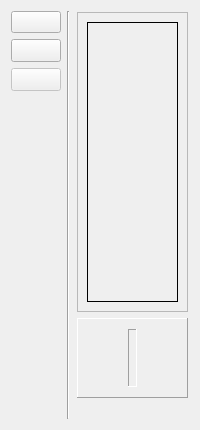
            <widget class="QWidget" name="Dashboard">
             <layout class="QHBoxLayout" name="horizontalLayout_7">
              <item>
               <widget class="QFrame" name="frame_7">
                <property name="maximumSize">
                 <size>
                  <width>50</width>
                  <height>16777215</height>
                 </size>
                </property>
                <property name="frameShape">
                 <enum>QFrame::NoFrame</enum>
                </property>
                <property name="frameShadow">
                 <enum>QFrame::Plain</enum>
                </property>
                <layout class="QVBoxLayout" name="verticalLayout_7">
                 <property name="leftMargin">
                  <number>0</number>
                 </property>
                 <property name="topMargin">
                  <number>0</number>
                 </property>
                 <property name="rightMargin">
                  <number>0</number>
                 </property>
                 <property name="bottomMargin">
                  <number>0</number>
                 </property>
                 <item>
                  <widget class="QPushButton" name="camera_live_btn">
                   <property name="minimumSize">
                    <size>
                     <width>0</width>
                     <height>22</height>
                    </size>
                   </property>
                   <property name="cursor">
                    <cursorShape>PointingHandCursor</cursorShape>
                   </property>
                   <property name="text">
                    <string/>
                   </property>
                   <property name="icon">
                    <iconset>
                     <normaloff>icons/camera_disconnected.png</normaloff>icons/camera_disconnected.png</iconset>
                   </property>
                   <property name="iconSize">
                    <size>
                     <width>47</width>
                     <height>16</height>
                    </size>
                   </property>
                  </widget>
                 </item>
                 <item>
                  <widget class="QPushButton" name="BTN_scane_start">
                   <property name="enabled">
                    <bool>true</bool>
                   </property>
                   <property name="minimumSize">
                    <size>
                     <width>0</width>
                     <height>0</height>
                    </size>
                   </property>
                   <property name="maximumSize">
                    <size>
                     <width>16777215</width>
                     <height>16777215</height>
                    </size>
                   </property>
                   <property name="font">
                    <font>
                     <pointsize>10</pointsize>
                     <weight>75</weight>
                     <bold>true</bold>
                    </font>
                   </property>
                   <property name="cursor">
                    <cursorShape>PointingHandCursor</cursorShape>
                   </property>
                   <property name="toolTip">
                    <string>&lt;html&gt;&lt;head/&gt;&lt;body&gt;&lt;p&gt;&lt;span style=&quot; font-size:8pt; font-weight:400;&quot;&gt;Open Cameras&lt;/span&gt;&lt;/p&gt;&lt;/body&gt;&lt;/html&gt;</string>
                   </property>
                   <property name="styleSheet">
                    <string notr="true"/>
                   </property>
                   <property name="text">
                    <string/>
                   </property>
                   <property name="icon">
                    <iconset>
                     <normaloff>images_icon/qr-code-scan.png</normaloff>images_icon/qr-code-scan.png</iconset>
                   </property>
                   <property name="iconSize">
                    <size>
                     <width>30</width>
                     <height>35</height>
                    </size>
                   </property>
                  </widget>
                 </item>
                 <item>
                  <widget class="QPushButton" name="BTN_scan_stop">
                   <property name="enabled">
                    <bool>false</bool>
                   </property>
                   <property name="minimumSize">
                    <size>
                     <width>0</width>
                     <height>0</height>
                    </size>
                   </property>
                   <property name="maximumSize">
                    <size>
                     <width>16777215</width>
                     <height>16777215</height>
                    </size>
                   </property>
                   <property name="font">
                    <font>
                     <pointsize>10</pointsize>
                     <weight>75</weight>
                     <bold>true</bold>
                    </font>
                   </property>
                   <property name="cursor">
                    <cursorShape>PointingHandCursor</cursorShape>
                   </property>
                   <property name="toolTip">
                    <string>&lt;html&gt;&lt;head/&gt;&lt;body&gt;&lt;p&gt;&lt;span style=&quot; font-size:8pt; font-weight:400;&quot;&gt;Open Cameras&lt;/span&gt;&lt;/p&gt;&lt;/body&gt;&lt;/html&gt;</string>
                   </property>
                   <property name="styleSheet">
                    <string notr="true"/>
                   </property>
                   <property name="text">
                    <string/>
                   </property>
                   <property name="icon">
                    <iconset>
                     <normaloff>icons/stop-button.png</normaloff>icons/stop-button.png</iconset>
                   </property>
                   <property name="iconSize">
                    <size>
                     <width>30</width>
                     <height>35</height>
                    </size>
                   </property>
                  </widget>
                 </item>
                 <item>
                  <spacer name="verticalSpacer">
                   <property name="orientation">
                    <enum>Qt::Vertical</enum>
                   </property>
                   <property name="sizeHint" stdset="0">
                    <size>
                     <width>20</width>
                     <height>40</height>
                    </size>
                   </property>
                  </spacer>
                 </item>
                </layout>
               </widget>
              </item>
              <item>
               <widget class="Line" name="line_2">
                <property name="orientation">
                 <enum>Qt::Vertical</enum>
                </property>
               </widget>
              </item>
              <item>
               <widget class="QFrame" name="frame_6">
                <property name="frameShape">
                 <enum>QFrame::NoFrame</enum>
                </property>
                <property name="frameShadow">
                 <enum>QFrame::Plain</enum>
                </property>
                <layout class="QVBoxLayout" name="verticalLayout_9">
                 <property name="leftMargin">
                  <number>1</number>
                 </property>
                 <property name="topMargin">
                  <number>1</number>
                 </property>
                 <property name="rightMargin">
                  <number>1</number>
                 </property>
                 <property name="bottomMargin">
                  <number>21</number>
                 </property>
                 <item>
                  <widget class="QFrame" name="frame_21">
                   <property name="minimumSize">
                    <size>
                     <width>0</width>
                     <height>300</height>
                    </size>
                   </property>
                   <property name="frameShape">
                    <enum>QFrame::StyledPanel</enum>
                   </property>
                   <property name="frameShadow">
                    <enum>QFrame::Raised</enum>
                   </property>
                   <layout class="QHBoxLayout" name="horizontalLayout_27">
                    <item>
                     <widget class="QLabel" name="LBL_live_camera">
                      <property name="frameShape">
                       <enum>QFrame::Box</enum>
                      </property>
                      <property name="text">
                       <string/>
                      </property>
                      <property name="scaledContents">
                       <bool>true</bool>
                      </property>
                     </widget>
                    </item>
                   </layout>
                  </widget>
                 </item>
                 <item>
                  <widget class="QFrame" name="frame_80">
                   <property name="minimumSize">
                    <size>
                     <width>0</width>
                     <height>80</height>
                    </size>
                   </property>
                   <property name="frameShape">
                    <enum>QFrame::Panel</enum>
                   </property>
                   <property name="frameShadow">
                    <enum>QFrame::Raised</enum>
                   </property>
                   <layout class="QHBoxLayout" name="horizontalLayout_28">
                    <property name="spacing">
                     <number>10</number>
                    </property>
                    <property name="leftMargin">
                     <number>10</number>
                    </property>
                    <property name="topMargin">
                     <number>10</number>
                    </property>
                    <property name="rightMargin">
                     <number>10</number>
                    </property>
                    <property name="bottomMargin">
                     <number>10</number>
                    </property>
                    <item>
                     <widget class="QPushButton" name="defects_prev_btn_3">
                      <property name="enabled">
                       <bool>true</bool>
                      </property>
                      <property name="minimumSize">
                       <size>
                        <width>30</width>
                        <height>30</height>
                       </size>
                      </property>
                      <property name="maximumSize">
                       <size>
                        <width>30</width>
                        <height>30</height>
                       </size>
                      </property>
                      <property name="cursor">
                       <cursorShape>PointingHandCursor</cursorShape>
                      </property>
                      <property name="styleSheet">
                       <string notr="true">background-color:Transparent;
border:Transparent</string>
                      </property>
                      <property name="text">
                       <string/>
                      </property>
                      <property name="icon">
                       <iconset>
                        <normaloff>images_icon/arrow-left.png</normaloff>images_icon/arrow-left.png</iconset>
                      </property>
                      <property name="iconSize">
                       <size>
                        <width>30</width>
                        <height>30</height>
                       </size>
                      </property>
                     </widget>
                    </item>
                    <item>
                     <widget class="QLabel" name="segment_list_slider_frame">
                      <property name="frameShape">
                       <enum>QFrame::Panel</enum>
                      </property>
                      <property name="frameShadow">
                       <enum>QFrame::Sunken</enum>
                      </property>
                      <property name="text">
                       <string/>
                      </property>
                     </widget>
                    </item>
                    <item>
                     <widget class="QPushButton" name="defects_next_btn_3">
                      <property name="enabled">
                       <bool>true</bool>
                      </property>
                      <property name="minimumSize">
                       <size>
                        <width>30</width>
                        <height>30</height>
                       </size>
                      </property>
                      <property name="maximumSize">
                       <size>
                        <width>30</width>
                        <height>30</height>
                       </size>
                      </property>
                      <property name="cursor">
                       <cursorShape>PointingHandCursor</cursorShape>
                      </property>
                      <property name="styleSheet">
                       <string notr="true">background-color:Transparent;
border:Transparent</string>
                      </property>
                      <property name="text">
                       <string/>
                      </property>
                      <property name="icon">
                       <iconset>
                        <normaloff>images_icon/arrow-right.png</normaloff>images_icon/arrow-right.png</iconset>
                      </property>
                      <property name="iconSize">
                       <size>
                        <width>30</width>
                        <height>30</height>
                       </size>
                      </property>
                     </widget>
                    </item>
                   </layout>
                  </widget>
                 </item>
                </layout>
               </widget>
              </item>
             </layout>
            </widget>
